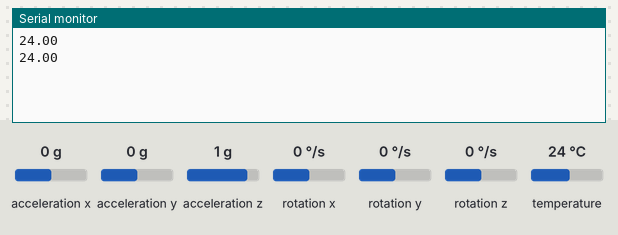
The sketch below on a simulated Arduino Uno, built with avr-gcc and run on an emulated ATmega328P. Parts: the last lines printed to the serial monitor. The inputs (shaded band) are chosen by the test bench; at power-on: temperature 24 °C, acceleration x 0 g, acceleration y 0 g, acceleration z 1 g, rotation x 0 °/s, rotation y 0 °/s, rotation z 0 °/s.

Above: at 1.2 s.
1.3 s: temperature set to 12 °C
At 2.6 s:
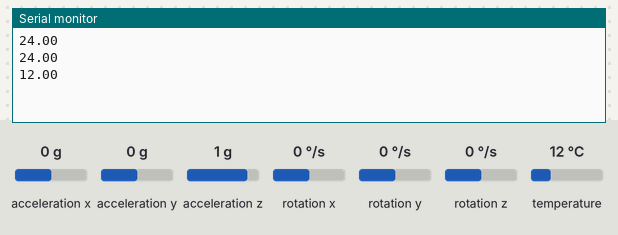
2.8 s: temperature set to 19 °C
At 3.8 s:
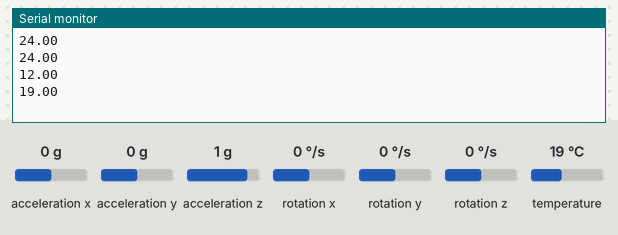
Timing chart, 0 to 5.8 s (numbered marks = the images above; inputs shaded):
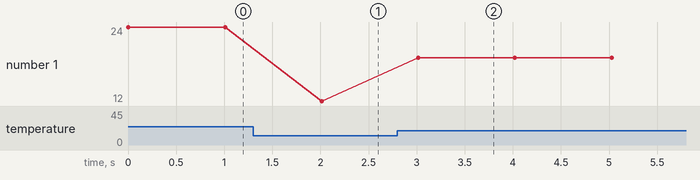

The sketch:

Teknofest.pdf.ino
```cpp
#include "I2Cdev.h" //I2C kütüphanesi
#include "MPU6050.h" //Mpu6050 kütüphanesi
#include "Wire.h"
MPU6050 accelgyro; // Mpu6050 sensör tanımlama
int16_t ax, ay, az; //ivme tanımlama
int16_t gx, gy, gz; //gyro tanımlama
float temp;
int16_t temp_raw;

void setup() {
Wire.begin();
Serial.begin(9600);
accelgyro.initialize();
}

void loop() {
accelgyro.getMotion6(&ax, &ay, &az, &gx, &gy, &gz); // ivme ve gyro değerlerini okuma
temp_raw=accelgyro.getTemperature();
temp = float(temp_raw + 521)/340 + 35.0;

//açısal ivmeleri ve gyro değerlerini ekrana yazdırma
Serial.println(temp);
delay(1000);
}
```

Measured:
- after the input at 1.3 s, the serial monitor: prints a new line after 0.71 s (image 1)
- after the input at 2.8 s, the serial monitor: prints a new line after 0.22 s (image 2)
- plotted number 1: 24 → 12 after the input at 1.3 s, 12 → 19 after the input at 2.8 s
